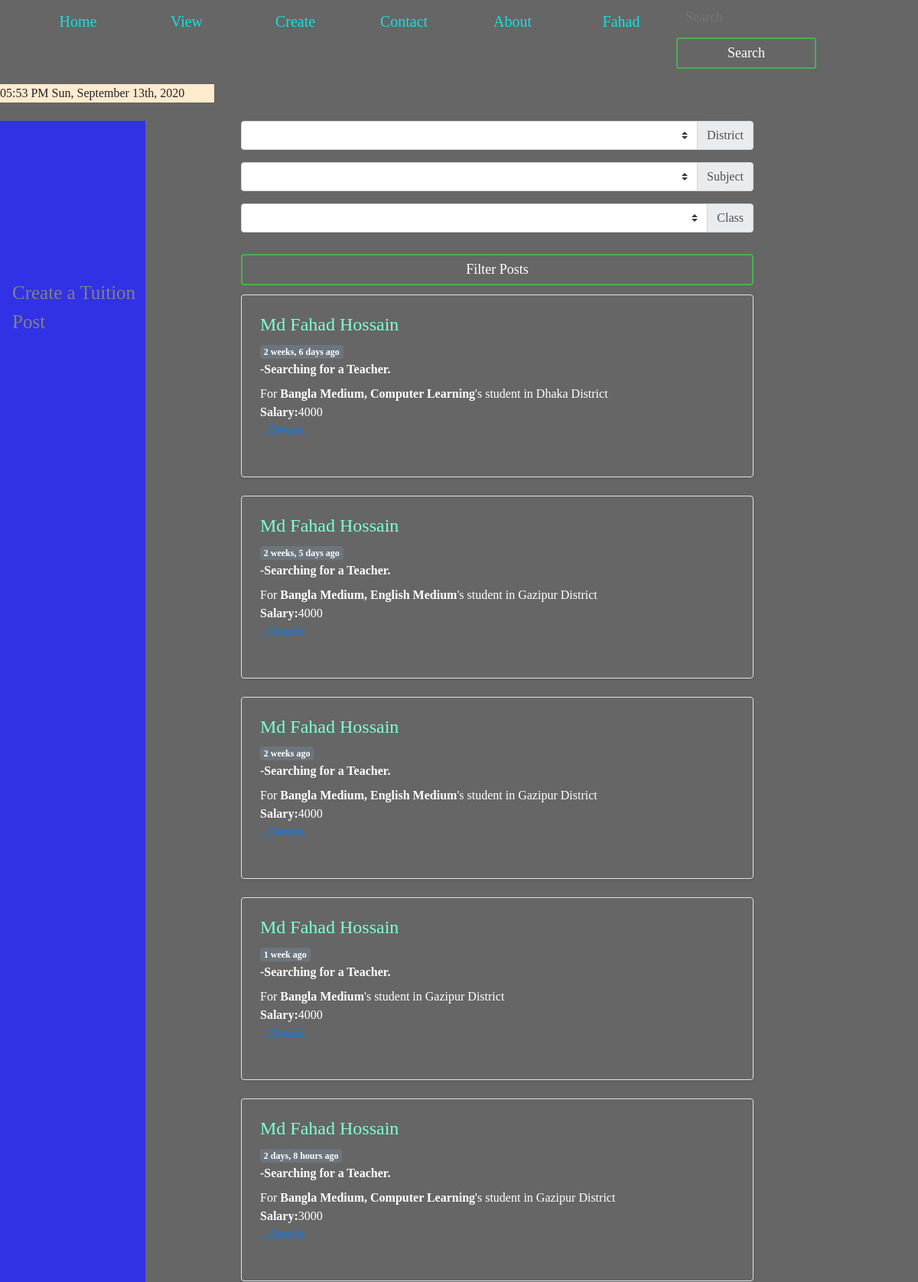
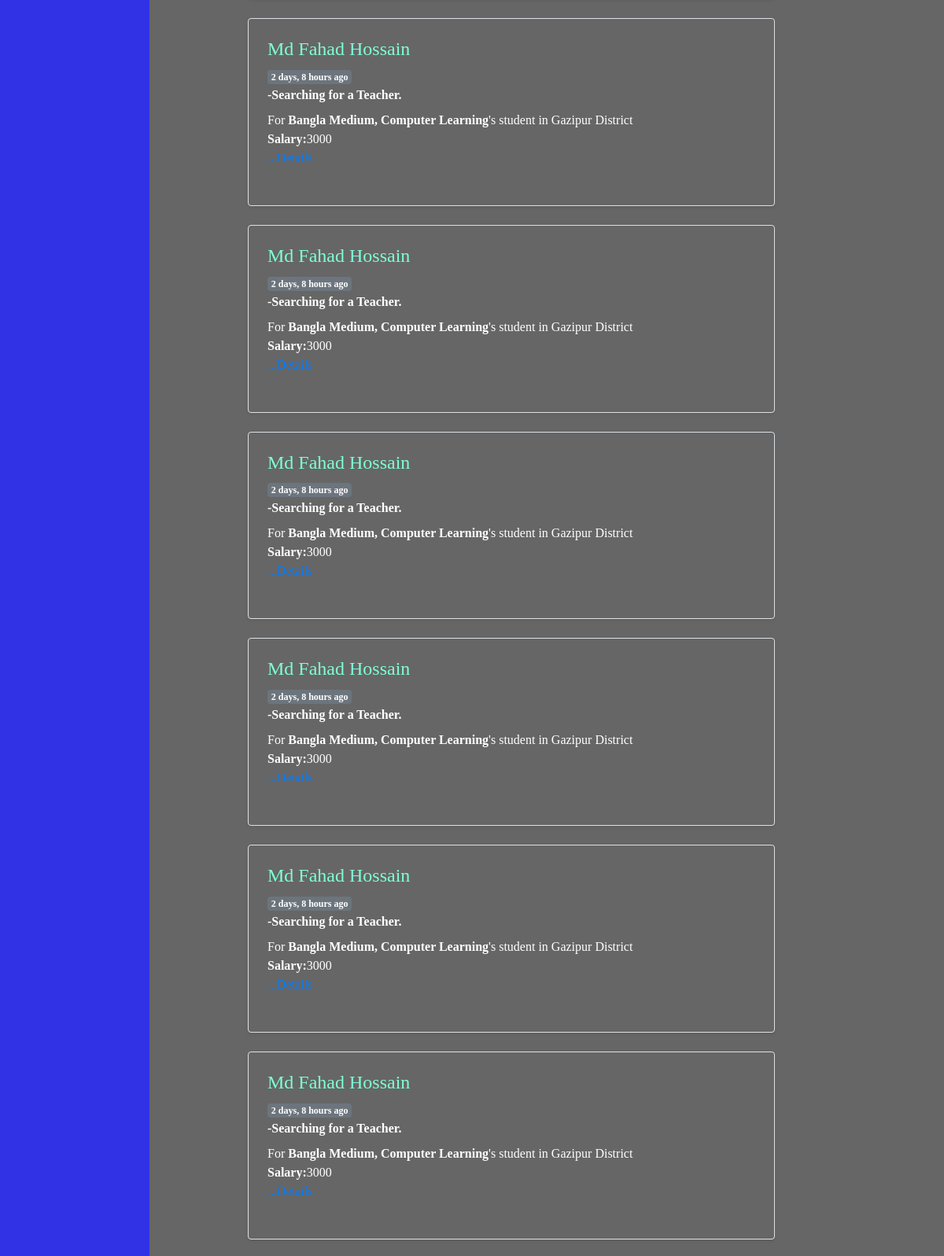
Page /posts/viewpost/ (signed in, upper part) on the committed database (2 pictures, top to bottom).
### posts/models.py (models this page shows, shortened)
class TuitionPost(models.Model):
    Choice_Medium = (
        ('Bangla_Medium', 'Bangla Medium'),
        ('English_Medium', 'English Medium'),
        ('Arabic_Medium', 'Arabic Medium'),
        ('Hindi_Medium', 'Hindi Medium'),
        ('Sports_Section', 'Sports Section'),
        ('Singing_Section', 'Singing Section'),
        ('Dance_Section', 'Dance Section'),
        ('Extra Curricular Activities', 'Extra Curricular Activities'),
        ('Language Learning', 'Language Learning'),
        ('Computer Learning', 'Computer Learning'),
    )
    Choice_Approach = (
        ('Online_Help', 'Online Help'),
        ('Phone_Help', 'Phone Help'),
        ('Provide_Hand_Notes', 'Provide Hand_Notes'),
        ('Video_Tutorials', 'Video Tutorials'),
    )
    Choice_style = (
        ('Group_Tuition', 'Group Tuition'),
        ('Private_Tuition', 'Private Tuition'),
    )
    Choice_Place = (
        ('Class_Rooms', 'Class Rooms'),
        ('Coaching_Center', 'Coaching Center'),
        ('Home_Visit', 'Home Visit'),
    )
    district = models.ForeignKey(District, on_delete=models.SET_NULL, null=True, related_name='district_set')
    preferedPlace = models.ManyToManyField(SubDistrict, related_name='place_set')
    style = MultiSelectField(choices=Choice_style, max_choices=3, max_length=100)
    place = MultiSelectField(choices=Choice_Place, max_choices=3, max_length=100)
    approach = MultiSelectField(choices=Choice_Approach,max_choices=3, max_length=100)
    medium = MultiSelectField(choices=Choice_Medium,max_choices=3, max_length=100)
    sno = models.AutoField(primary_key=True)
    subject = models.ManyToManyField(Subject, related_name='subject_set')
    class_in = models.ManyToManyField(Classes, related_name='classes_set')
    salary = models.CharField(max_length=100)
    days=models.CharField(max_length=100)
    time_available = models.CharField(max_length=200)
    content = models.TextField()
    author = models.ForeignKey(User, on_delete=models.CASCADE)
    views = models.ManyToManyField(User, related_name='post_view')
    likes = models.ManyToManyField(User,related_name='tuition_post')
    timeStamp = models.DateTimeField(default=now)

### person/models.py (models this page shows)
class District(models.Model):
    name = models.CharField(max_length=150)
    def __str__(self):
        return self.name

### posts/views.py (the view)
# urls.py: path('viewpost/', views.viewpost, name='viewpost'),
def viewpost(request):
    posts = TuitionPost.objects.all()
    district = District.objects.all()
    subject = Subject.objects.all()
    classes = Classes.objects.all()
    params = {
        'posts': posts,
        'subject': subject,
        'classes': classes,
        'district': district
    }
    return render(request, 'posts/viewpost.html', params)

### person/models.py (called while the page is built)
    def __str__(self):
        return self.name

    def __str__(self):
        return self.name

### templates/posts/viewpost.html (shortened to what this page needs)
{% extends 'basic.html' %}
{% load humanize %}
{% block body %}
{% load crispy_forms_tags %}
{% load static %}
{% if user.is_authenticated %}
<div class="sidenav">
    <a class="nav-link" href="/posts/createpost/">Create a Tuition Post</a>
</div>
<div class="col-md-7 offset-md-3">
  <form action="/posts/filterpost/" method="post">
    <div class="input-group mb-3">
      <select class="custom-select" id="inputGroupSelect01" name="district_i" >
        <option ></option>
        {% for i in district %}
        <option value="{{i}}">{{i.id}}:{{i}}</option>
        {% endfor %}
      </select>
      <div class="input-group-append">
        <label class="input-group-text" for="inputGroupSelect01">District</label>
      </div>
    </div>
    <div class="input-group mb-3">
      <select class="custom-select" id="inputGroupSelect03" name="subject_i" >
        <option ></option>
        {% for i in subject %}
        <option value="{{i}}">{{i.id}}:{{i}}</option>
        {% endfor %}
      </select>
      <div class="input-group-append">
        <label class="input-group-text" for="inputGroupSelect03">Subject</label>
      </div>
    </div>
    <div class="input-group mb-3">
      <select class="custom-select" id="inputGroupSelect02" name="class_i" >
        <option ></option>
        {% for i in classes %}
        <option value="{{i}}">{{i.id}}:{{i}}</option>
        {% endfor %}
      </select>
      <div class="input-group-append">
        <label class="input-group-text" for="inputGroupSelect02"> Class</label>
      </div>
    </div>
    <button class="btn btn-outline-info " type="submit" value="submit">Filter Posts </button>
  </form>
</div>
    {% for post in posts %}
    <div class="col-md-7 offset-md-3 ">
        <div class="row bg-succes no-gutters border rounded overflow-hidden flex-md-row mb-4 shadow-sm h-md-250 position-relative">
            <div class="col  p-4 d-flex flex-column position-static">
                <strong class="d-inline-block mb-2 ">
                    <div>
                    <a href="/profile/otherprofile/{{post.author.username}}">
                        <h4>{{post.author.first_name}} {{post.author.last_name}}</h4>
                    </a>
                    <span class="badge badge-secondary">
                        {{post.timeStamp|naturaltime}}</span>
                </div>
                 -Searching for a Teacher.
                </strong>
                <div class="preview">
                For <b>{{post.medium}}</b>'s student
                   in {{post.district}} District
                <br>
                <b>Salary:</b>{{post.salary}}
                <br>
                    <p class="card-text mb-auto"> <a href="{% url 'posts:blogPost' sno=post.sno %}"
                            class="stretched-link">...Details</a></p>
                    <br>
                </div>
            </div>
        </div>
    </div>
    {% endfor %}
{% else %}
<div class="mt-3">
    <h3>Please Login to see posts </h3>
</div>
{% endif %}
{% endblock %}

### templates/basic.html (shortened to what this page needs)
<!doctype html>
<html lang="en">
<head>
  <link rel="stylesheet" href="https://stackpath.bootstrapcdn.com/bootstrap/4.2.1/css/bootstrap.min.css"
>
  {% load notifications_tags %}
  {% load static %}
  <link href="{% static 'css/style.css'  %}" rel='stylesheet'>
</head>
<body>
  <nav class="navbar navbar-expand-lg navbar-dark">
    <div>
      <ul>
        <li class="{% block blogactive %}
      {% endblock blogactive %} ">
          <a href="/profile/">Home</a>
        </li>
        <li>
          <a class="{% block viewactive %}
      {% endblock viewactive %}" href="#"> View</a>
        </li>
        <li>
          <a href="#">Create</a>
        </li>
        <li class=" {% block contactactive %}
      {% endblock contactactive %}">
          <a href="/profile/contact/">Contact</a>
        </li>
        <li class="  {% block aboutactive %}
      {% endblock aboutactive %}">
          <a href="/profile/about_us/">About</a>
        </li>
        {% if user.is_authenticated %}
        <li>
          <a href="#"> {{request.user}} </a>
        </li>
        <form method="GET" action="/posts/search/" class="form-inline my-2 my-lg-0">
          <input class="in " type="search" placeholder="Search" aria-label="Search" name="q" id="search">
          <button class="btn  btn-sm" type="submit" value="{{ query|escape }}">Search</button>
        </form>
      </ul>
      {% endif %}
    </div>
  </nav>
  <div class="ab">
   {% now "h:i A" as current_time %}
    {{ current_time|center:"150"  }}  {% now "D, F jS, Y" %}
  </div>
  <br>
  {% block body %} {% endblock %}
</body>
</html>

### static/css/style.css (style rules this page uses)
body { margin: 0; padding: 0; font-family: sens-serif; height: 100vh; background: linear-gradient(rgba(0,0,0,0.6), rgba(0,0,0,0.6)), url('/static/images/map.jpg'); background-size: cover; background-attachment: fixed; background-position: top; }
ul { margin: 0px; padding: 0px; list-style: none; }
ul li { float: left ; height: 30px; width:140px; background-color: none; opacity: 0.8; line-height: 40px; text-align: center; font-size: 20px; margin-right: 2px; }
ul li a { text-decoration: none; color:aqua; display: block; }
input { width: 100%; border: none; outline: none; background: none; color: white; float: left; margin: 0 10px; font-size: 18px; }
.ab { background:blanchedalmond; text-shadow: brown; width:280px; }
.in { width:100px; border: none; outline: none; background: none; color: white; float: left; margin: 0 10px; font-size: 18px; }
.btn { width: 100%; background: none; border: 2px solid #4caf50; color: white; padding: 5px; font-size: 18px; cursor: pointer; margin: 12px 0; }
.col-md-6 p,b { background: none; color: white; }
.col-md-6,.col-md-7,.col-md-8,.col-md-9,.col-md-10 { background: none; color: white; }
.col-md-6 h1, h2, h3, h4, h5, h6 { background: none; color:aquamarine; }

### rows in the picture
TuitionPost: author.first_name "Md Fahad", author.last_name "Hossain", timeStamp "2 weeks, 6 days ago", medium "Bangla Medium, Computer Learning", district "Dhaka", salary "4000"
TuitionPost: author.first_name "Md Fahad", author.last_name "Hossain", timeStamp "2 weeks, 5 days ago", medium "Bangla Medium, English Medium", district "Gazipur", salary "4000"
TuitionPost: author.first_name "Md Fahad", author.last_name "Hossain", timeStamp "2 weeks ago", medium "Bangla Medium, English Medium", district "Gazipur", salary "4000"
TuitionPost: author.first_name "Md Fahad", author.last_name "Hossain", timeStamp "1 week ago", medium "Bangla Medium", district "Gazipur", salary "4000"
TuitionPost: author.first_name "Md Fahad", author.last_name "Hossain", timeStamp "2 days, 8 hours ago", medium "Bangla Medium, Computer Learning", district "Gazipur", salary "3000"
TuitionPost: author.first_name "Md Fahad", author.last_name "Hossain", timeStamp "2 days, 8 hours ago", medium "Bangla Medium, Computer Learning", district "Gazipur", salary "3000"
TuitionPost: author.first_name "Md Fahad", author.last_name "Hossain", timeStamp "2 days, 8 hours ago", medium "Bangla Medium, Computer Learning", district "Gazipur", salary "3000"
TuitionPost: author.first_name "Md Fahad", author.last_name "Hossain", timeStamp "2 days, 8 hours ago", medium "Bangla Medium, Computer Learning", district "Gazipur", salary "3000"
TuitionPost: author.first_name "Md Fahad", author.last_name "Hossain", timeStamp "2 days, 8 hours ago", medium "Bangla Medium, Computer Learning", district "Gazipur", salary "3000"
TuitionPost: author.first_name "Md Fahad", author.last_name "Hossain", timeStamp "2 days, 8 hours ago", medium "Bangla Medium, Computer Learning", district "Gazipur", salary "3000"
TuitionPost: author.first_name "Md Fahad", author.last_name "Hossain", timeStamp "2 days, 8 hours ago", medium "Bangla Medium, Computer Learning", district "Gazipur", salary "3000"

### other values in the picture
{{ request.user }} "Fahad"
{{ current_time|center:"150" }} "05:53 PM"
